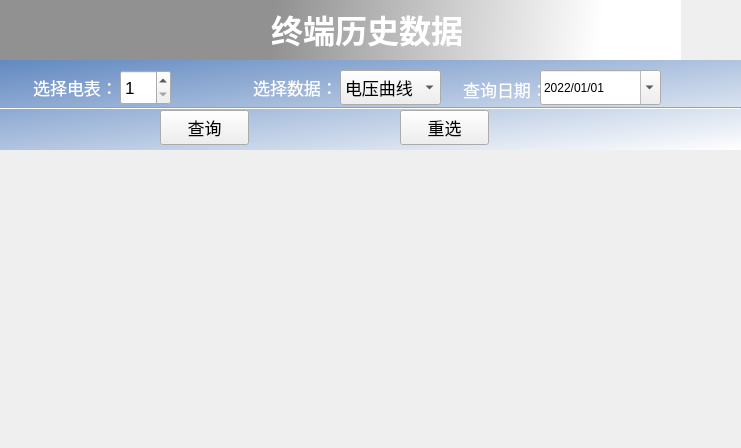
<?xml version="1.0" encoding="UTF-8"?>
<ui version="4.0">
 <class>HistoryData</class>
 <widget class="QWidget" name="HistoryData">
  <property name="geometry">
   <rect>
    <x>0</x>
    <y>0</y>
    <width>741</width>
    <height>448</height>
   </rect>
  </property>
  <property name="windowTitle">
   <string>Form</string>
  </property>
  <widget class="QLabel" name="label">
   <property name="geometry">
    <rect>
     <x>0</x>
     <y>0</y>
     <width>681</width>
     <height>60</height>
    </rect>
   </property>
   <property name="sizePolicy">
    <sizepolicy hsizetype="Ignored" vsizetype="Preferred">
     <horstretch>0</horstretch>
     <verstretch>0</verstretch>
    </sizepolicy>
   </property>
   <property name="font">
    <font>
     <pointsize>20</pointsize>
     <weight>50</weight>
     <bold>false</bold>
     <underline>false</underline>
     <strikeout>false</strikeout>
     <stylestrategy>PreferDefault</stylestrategy>
     <kerning>true</kerning>
    </font>
   </property>
   <property name="cursor">
    <cursorShape>ArrowCursor</cursorShape>
   </property>
   <property name="focusPolicy">
    <enum>Qt::NoFocus</enum>
   </property>
   <property name="styleSheet">
    <string notr="true">background-color: qlineargradient(spread:pad, x1:0, y1:0, x2:1, y2:0.011, stop:0.405128 rgba(145, 145, 145, 255), stop:0.887179 rgba(255, 255, 255, 255));</string>
   </property>
   <property name="text">
    <string>&lt;!DOCTYPE HTML PUBLIC &quot;-//W3C//DTD HTML 4.0//EN&quot; &quot;http://www.w3.org/TR/REC-html40/strict.dtd&quot;&gt;
&lt;html&gt;&lt;head&gt;&lt;meta name=&quot;qrichtext&quot; content=&quot;1&quot; /&gt;&lt;style type=&quot;text/css&quot;&gt;
p, li { white-space: pre-wrap; }
&lt;/style&gt;&lt;/head&gt;&lt;body style=&quot; font-family:'Ubuntu'; font-size:11pt; font-weight:400; font-style:normal;&quot;&gt;
&lt;p align=&quot;center&quot; style=&quot; margin-top:12px; margin-bottom:12px; margin-left:0px; margin-right:0px; -qt-block-indent:0; text-indent:0px;&quot;&gt;&lt;span style=&quot; font-size:24pt; font-weight:600; color:#ffffff;&quot;&gt;      终端历史数据&lt;/span&gt;&lt;/p&gt;&lt;/body&gt;&lt;/html&gt;</string>
   </property>
   <property name="textFormat">
    <enum>Qt::RichText</enum>
   </property>
   <property name="margin">
    <number>8</number>
   </property>
  </widget>
  <widget class="QPushButton" name="pushButton_close">
   <property name="geometry">
    <rect>
     <x>680</x>
     <y>0</y>
     <width>61</width>
     <height>60</height>
    </rect>
   </property>
   <property name="styleSheet">
    <string notr="true">outline:none;
border:none;</string>
   </property>
   <property name="text">
    <string/>
   </property>
   <property name="icon">
    <iconset resource="../../imgs.qrc">
     <normaloff>:/new/imgs/images/back1.jpg</normaloff>:/new/imgs/images/back1.jpg</iconset>
   </property>
   <property name="iconSize">
    <size>
     <width>60</width>
     <height>60</height>
    </size>
   </property>
  </widget>
  <widget class="QWidget" name="widget" native="true">
   <property name="geometry">
    <rect>
     <x>0</x>
     <y>60</y>
     <width>741</width>
     <height>90</height>
    </rect>
   </property>
   <property name="styleSheet">
    <string notr="true">QWidget#widget{background-color: qlineargradient(spread:repeat, x1:0, y1:0, x2:1, y2:1, stop:0 rgba(98, 137, 193, 255), stop:1 rgba(255, 255, 255, 255));}
</string>
   </property>
   <widget class="QLabel" name="label_2">
    <property name="geometry">
     <rect>
      <x>30</x>
      <y>10</y>
      <width>91</width>
      <height>35</height>
     </rect>
    </property>
    <property name="font">
     <font>
      <pointsize>13</pointsize>
     </font>
    </property>
    <property name="autoFillBackground">
     <bool>false</bool>
    </property>
    <property name="styleSheet">
     <string notr="true">border:none;
color: rgb(255, 255, 255);
outline:none;</string>
    </property>
    <property name="text">
     <string>&lt;html&gt;&lt;head/&gt;&lt;body&gt;&lt;p align=&quot;center&quot;&gt;选择电表：&lt;/p&gt;&lt;/body&gt;&lt;/html&gt;</string>
    </property>
   </widget>
   <widget class="Line" name="line">
    <property name="geometry">
     <rect>
      <x>0</x>
      <y>40</y>
      <width>741</width>
      <height>16</height>
     </rect>
    </property>
    <property name="orientation">
     <enum>Qt::Horizontal</enum>
    </property>
   </widget>
   <widget class="QPushButton" name="pushButton">
    <property name="geometry">
     <rect>
      <x>160</x>
      <y>50</y>
      <width>89</width>
      <height>35</height>
     </rect>
    </property>
    <property name="font">
     <font>
      <pointsize>13</pointsize>
     </font>
    </property>
    <property name="text">
     <string>查询</string>
    </property>
   </widget>
   <widget class="QPushButton" name="pushButton_2">
    <property name="geometry">
     <rect>
      <x>400</x>
      <y>50</y>
      <width>89</width>
      <height>35</height>
     </rect>
    </property>
    <property name="font">
     <font>
      <pointsize>13</pointsize>
     </font>
    </property>
    <property name="text">
     <string>重选</string>
    </property>
   </widget>
   <widget class="QLabel" name="label_3">
    <property name="geometry">
     <rect>
      <x>460</x>
      <y>10</y>
      <width>91</width>
      <height>40</height>
     </rect>
    </property>
    <property name="font">
     <font>
      <pointsize>13</pointsize>
     </font>
    </property>
    <property name="autoFillBackground">
     <bool>false</bool>
    </property>
    <property name="styleSheet">
     <string notr="true">border:none;
color: rgb(255, 255, 255);
outline:none;</string>
    </property>
    <property name="text">
     <string>&lt;html&gt;&lt;head/&gt;&lt;body&gt;&lt;p align=&quot;center&quot;&gt;查询日期：&lt;/p&gt;&lt;/body&gt;&lt;/html&gt;</string>
    </property>
   </widget>
   <widget class="QLabel" name="label_6">
    <property name="geometry">
     <rect>
      <x>250</x>
      <y>10</y>
      <width>91</width>
      <height>35</height>
     </rect>
    </property>
    <property name="font">
     <font>
      <pointsize>13</pointsize>
     </font>
    </property>
    <property name="autoFillBackground">
     <bool>false</bool>
    </property>
    <property name="styleSheet">
     <string notr="true">border:none;
color: rgb(255, 255, 255);
outline:none;</string>
    </property>
    <property name="text">
     <string>&lt;html&gt;&lt;head/&gt;&lt;body&gt;&lt;p align=&quot;center&quot;&gt;选择数据：&lt;/p&gt;&lt;/body&gt;&lt;/html&gt;</string>
    </property>
   </widget>
   <widget class="QComboBox" name="comboBox_3">
    <property name="geometry">
     <rect>
      <x>340</x>
      <y>10</y>
      <width>101</width>
      <height>35</height>
     </rect>
    </property>
    <property name="font">
     <font>
      <pointsize>13</pointsize>
     </font>
    </property>
    <property name="styleSheet">
     <string notr="true"/>
    </property>
    <item>
     <property name="text">
      <string>电压曲线</string>
     </property>
    </item>
    <item>
     <property name="text">
      <string>电流曲线</string>
     </property>
    </item>
    <item>
     <property name="text">
      <string>功率功率</string>
     </property>
    </item>
    <item>
     <property name="text">
      <string>电量曲线</string>
     </property>
    </item>
   </widget>
   <widget class="QSpinBox" name="spinBox">
    <property name="geometry">
     <rect>
      <x>120</x>
      <y>10</y>
      <width>51</width>
      <height>35</height>
     </rect>
    </property>
    <property name="font">
     <font>
      <pointsize>13</pointsize>
     </font>
    </property>
    <property name="minimum">
     <number>1</number>
    </property>
    <property name="maximum">
     <number>2040</number>
    </property>
   </widget>
   <widget class="QDateEdit" name="dateEdit">
    <property name="geometry">
     <rect>
      <x>540</x>
      <y>10</y>
      <width>121</width>
      <height>35</height>
     </rect>
    </property>
    <property name="dateTime">
     <datetime>
      <hour>0</hour>
      <minute>0</minute>
      <second>0</second>
      <year>2022</year>
      <month>1</month>
      <day>1</day>
     </datetime>
    </property>
    <property name="maximumDateTime">
     <datetime>
      <hour>23</hour>
      <minute>59</minute>
      <second>59</second>
      <year>2036</year>
      <month>12</month>
      <day>31</day>
     </datetime>
    </property>
    <property name="minimumDateTime">
     <datetime>
      <hour>0</hour>
      <minute>0</minute>
      <second>0</second>
      <year>1970</year>
      <month>1</month>
      <day>1</day>
     </datetime>
    </property>
    <property name="displayFormat">
     <string>yyyy/MM/dd</string>
    </property>
    <property name="calendarPopup">
     <bool>true</bool>
    </property>
   </widget>
  </widget>
  <widget class="QWidget" name="widget_2" native="true">
   <property name="geometry">
    <rect>
     <x>-1</x>
     <y>149</y>
     <width>741</width>
     <height>301</height>
    </rect>
   </property>
   <property name="font">
    <font>
     <pointsize>13</pointsize>
    </font>
   </property>
   <property name="styleSheet">
    <string notr="true">#widget_2{border-image: url(:/new/imgs/images/6_5_2.png);}</string>
   </property>
   <widget class="QWidget" name="gridLayoutWidget">
    <property name="geometry">
     <rect>
      <x>-1</x>
      <y>-1</y>
      <width>751</width>
      <height>311</height>
     </rect>
    </property>
    <layout class="QGridLayout" name="gridLayout"/>
   </widget>
  </widget>
 </widget>
 <resources>
  <include location="../../imgs.qrc"/>
 </resources>
 <connections/>
</ui>
